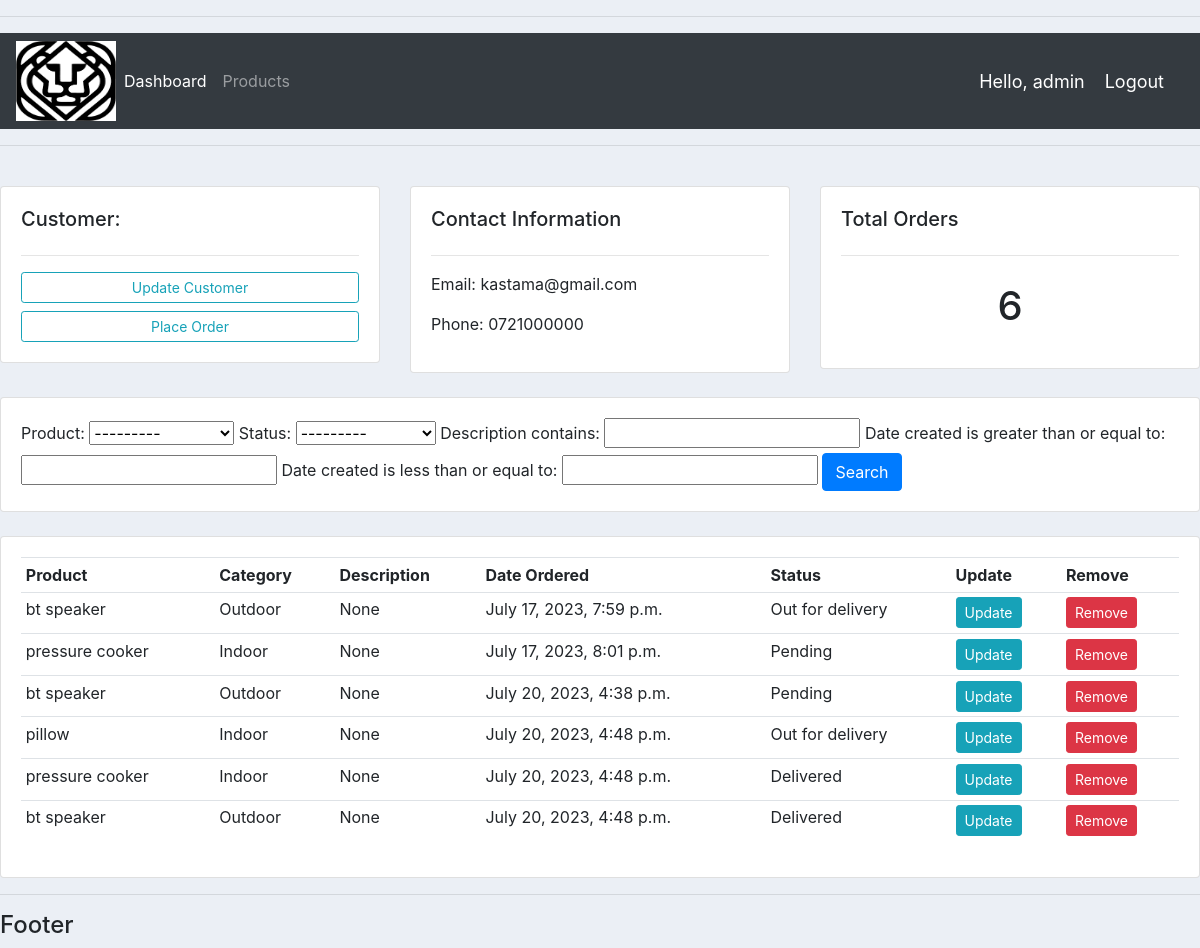
The app's page /customer/1/ (signed in) with its own data.
### accounts/models.py (models this page shows, shortened)
class Customer(models.Model):
    user = models.OneToOneField(User, null=True, blank=True, on_delete=models.CASCADE)
    name = models.CharField(max_length=200, null=True)
    phone = models.CharField(max_length=200, null=True)
    email = models.EmailField(null=True)
    profile_pic = models.ImageField(default='avat.png', null=True, blank=True)
    date_created = models.DateTimeField(auto_now_add=True, null=True)

class Order(models.Model):
    STATUS = (
        ('Pending', 'Pending'),
        ('Out for delivery', 'Out for delivery'),
        ('Delivered', 'Delivered'),
    )
    customer = models.ForeignKey(Customer, null=True, on_delete=models.SET_NULL)
    product = models.ForeignKey(Product, null=True, on_delete=models.SET_NULL)
    date_created = models.DateTimeField(auto_now_add=True, null=True)
    status = models.CharField(max_length=200, null=True, choices=STATUS)
    description = models.CharField(max_length=1000, null=True)

class Product(models.Model):
    CATEGORY = (
        ('Indoor', 'Indoor'),
        ('Outdoor', 'Outdoor'),
    )
    name = models.CharField(max_length=200)
    price = models.FloatField(null=True)
    category = models.CharField(max_length=200, null=True, choices=CATEGORY)
    description = models.CharField(max_length=200, null=True, blank=True)
    date_created = models.DateTimeField(auto_now_add=True, null=True)
    tags = models.ManyToManyField(Tag)
    def __str__(self):
        return self.name

### accounts/decorators.py (the view)
        def wrapper_func(request, *args, **kwargs):
            group = None
            if request.user.groups.exists():
                group = request.user.groups.all()[0].name
            if group in allowed_roles:
                return view_func(request, *args, **kwargs)
            else:
                return HttpResponse('You are not authorized to view this page.. ..')

### accounts/views.py (called while the page is built)
@login_required(login_url='login')
@allowed_users(allowed_roles=['Admin'])
def customer(request, pk):
    kastama = Customer.objects.get(id=pk)
    orders = kastama.order_set.all()
    orders_count = orders.count()
    myFilter = OrderFilter(request.GET, queryset=orders)
    orders = myFilter.qs
    context = {'customer': kastama, 'orders': orders, 'orders_count': orders_count, 'myFilter': myFilter}
    return render(request, 'customer.html', context)

### templates/customer.html
{% extends 'main.html' %}
{% block content %}
    <br>
    <div class="row">
        <div class="col-md">
            <div class="card card-body">
                <h5>Customer:</h5>
                <hr>
                <a class="btn btn-outline-info btn-sm btn-block" href="">Update Customer</a>
                <a class="btn btn-outline-info btn-sm btn-block" href="{% url 'create_order' customer.id %}">Place Order</a>
            </div>
        </div>
        <div class="col-md">
            <div class="card card-body">
                <h5>Contact Information</h5>
                <hr>
                <p>Email: {{ customer.email }}</p>
                <p>Phone: {{ customer.phone }}</p>
            </div>
        </div>
        <div class="col-md">
            <div class="card card-body">
                <h5>Total Orders</h5>
                <hr>
                <h1 style="text-align: center; padding: 10px">{{ orders_count }}</h1>
            </div>
        </div>
    </div>
    <br>
    <div class="row">
        <div class="col">
            <div class="card card-body">
                <form method="get">
                    {{ myFilter.form }}
                    <button class="btn btn-primary" type="submit">Search</button>
                </form>
            </div>
        </div>
    </div>
    <br>
    <div class="row">
        <div class="col-md">
            <div class="card card-body">
                <table class="table table-sm">
                    <tr>
                        <th>Product</th>
                        <th>Category</th>
                        <th>Description</th>
                        <th>Date Ordered</th>
                        <th>Status</th>
                        <th>Update</th>
                        <th>Remove</th>
                    </tr>
                    {% for order in orders %}
                        <tr>
                            <td>{{ order.product }}</td>
                            <td>{{ order.product.category }}</td>
                            <td>{{ order.description }}</td>
                            <td>{{ order.date_created }}</td>
                            <td>{{ order.status }}</td>
                            <td><a class="btn btn-sm btn-info" href="{% url 'update_order' order.id %}">Update</a></td>
                            <td><a class="btn btn-sm btn-danger" href="{% url 'delete_order' order.id %}">Remove</a></td>
                        </tr>
                    {% endfor %}
                </table>
            </div>
        </div>
    </div>
{% endblock content %}

### templates/navbar.html (shortened to what this page needs)
{% load static %}
<nav class="navbar navbar-expand-lg navbar-dark bg-dark">
    <img src="{% static 'media/log.png' %}" alt="" style="height: 80px; width: 100px">
  <div class="collapse navbar-collapse" id="navbarNav">
    <ul class="navbar-nav">
      {% if request.user.is_staff %}
          <li class="nav-item active">
            <a class="nav-link" href="{% url 'home' %}">Dashboard</a>
          </li>
          <li class="nav-item">
            <a class="nav-link" href="{% url 'products' %}">Products</a>
          </li>
      {% else %}
          <li class="nav-item">
          <a class="nav-link" href="{% url 'account' %}">Settings</a>
          </li>
      {% endif %}
    </ul>
  </div>
    <span class="hello-msg">Hello, {{ request.user }}</span>
    <span><a class="hello-msg" href="{% url 'logout' %}">Logout</a></span>
</nav>

### static/css/main.css (style rules this page uses)
body { background-color: #ebeff5; }

### templates/navbar.html (style rules this page uses)
.hello-msg { font-size: 18px; color: #fff; margin-right: 20px; }

### records on screen
Customer: email "kastama@gmail.com", phone "0721000000"
Order: product "bt speaker", product.category "Outdoor", description "None", date_created "July 17, 2023, 7:59 p.m.", status "Out for delivery"
Order: product "pressure cooker", product.category "Indoor", description "None", date_created "July 17, 2023, 8:01 p.m.", status "Pending"
Order: product "bt speaker", product.category "Outdoor", description "None", date_created "July 20, 2023, 4:38 p.m.", status "Pending"
Order: product "pillow", product.category "Indoor", description "None", date_created "July 20, 2023, 4:48 p.m.", status "Out for delivery"
Order: product "pressure cooker", product.category "Indoor", description "None", date_created "July 20, 2023, 4:48 p.m.", status "Delivered"
Order: product "bt speaker", product.category "Outdoor", description "None", date_created "July 20, 2023, 4:48 p.m.", status "Delivered"

### other values on screen
{{ request.user }} "admin"
{{ orders_count }} "6"
